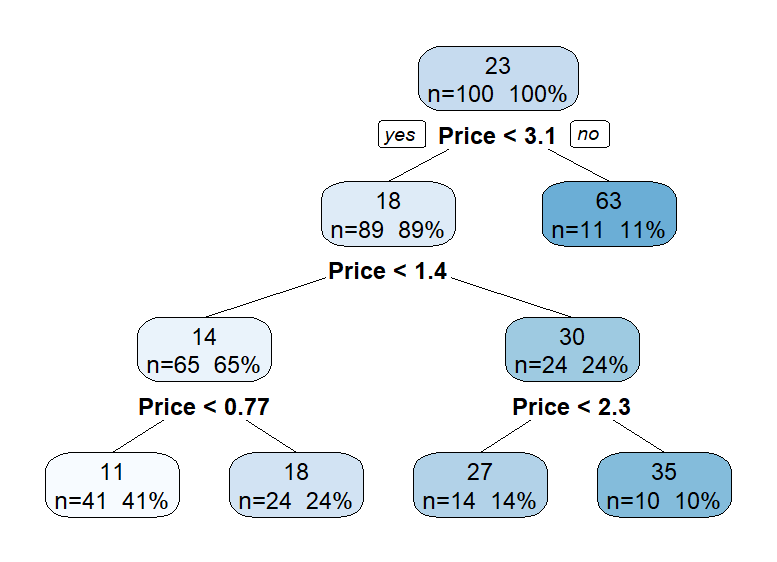

Source code (R):
install.packages("rpart")
install.packages("rpart.plot")
install.packages("ggplot2")

library(ggplot2)
library(rpart)
library(rpart.plot)

set.seed(52)
sales_df <- data.frame(
  Price = round(rlnorm(100), 2
                )
)

sales_df$Sales <- (12 * sales_df$Price^(2/3) + 4) + round(rlnorm(100, sdlog = 2
                                                                 ))

model <- rpart(Sales ~ Price, data = sales_df, method = "anova")

rpart.plot(model, type = 2, extra = 101, fallen.leaves = FALSE)

ggplot(aes(Price, Sales), data = sales_df) + 
  geom_point() +
  geom_vline(xintercept = 3.4) +
  geom_vline(xintercept = 1.1) + 
  geom_vline(xintercept = 0.41) +
  geom_vline(xintercept = 0.46)

abline(v=1)
